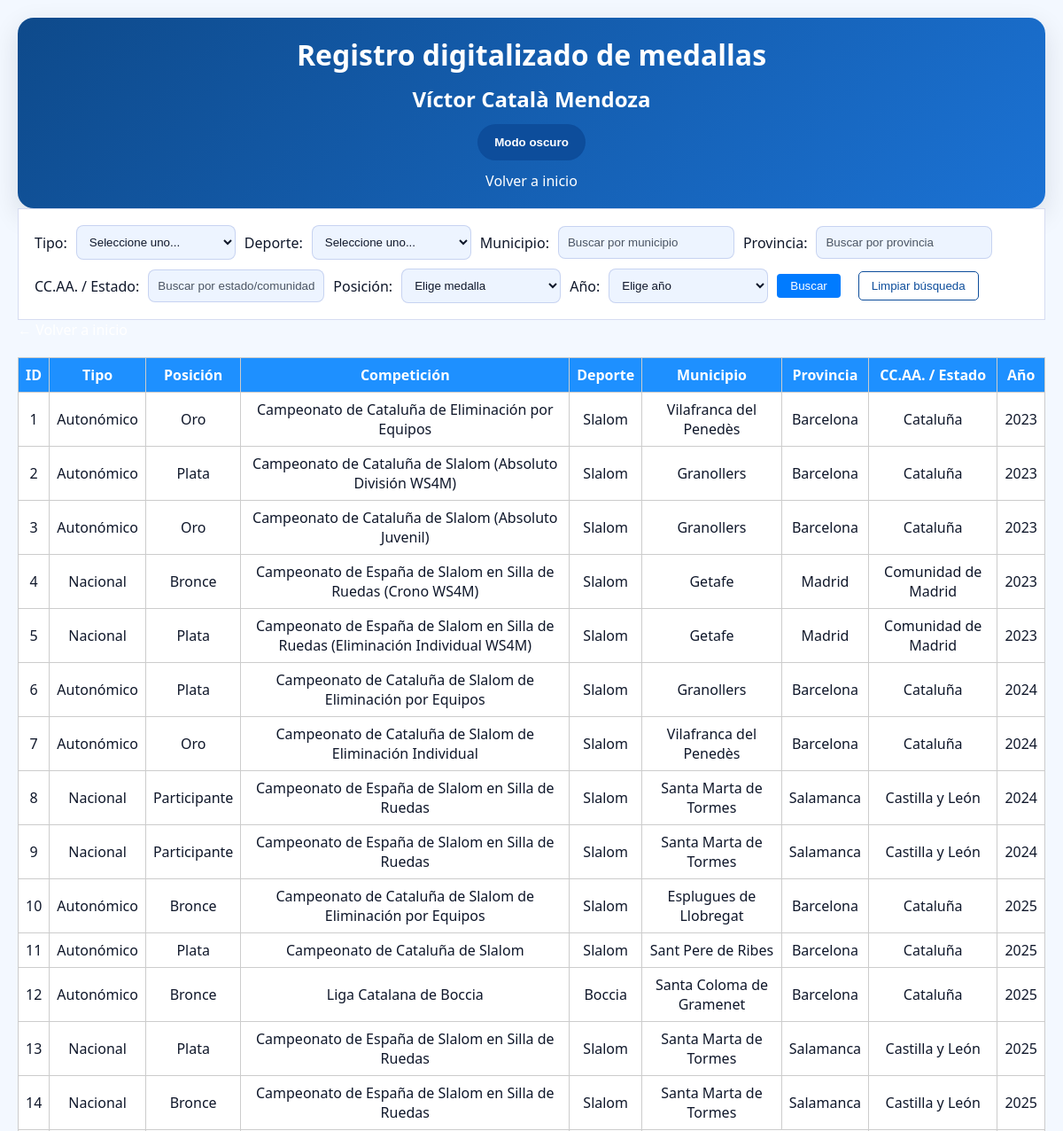
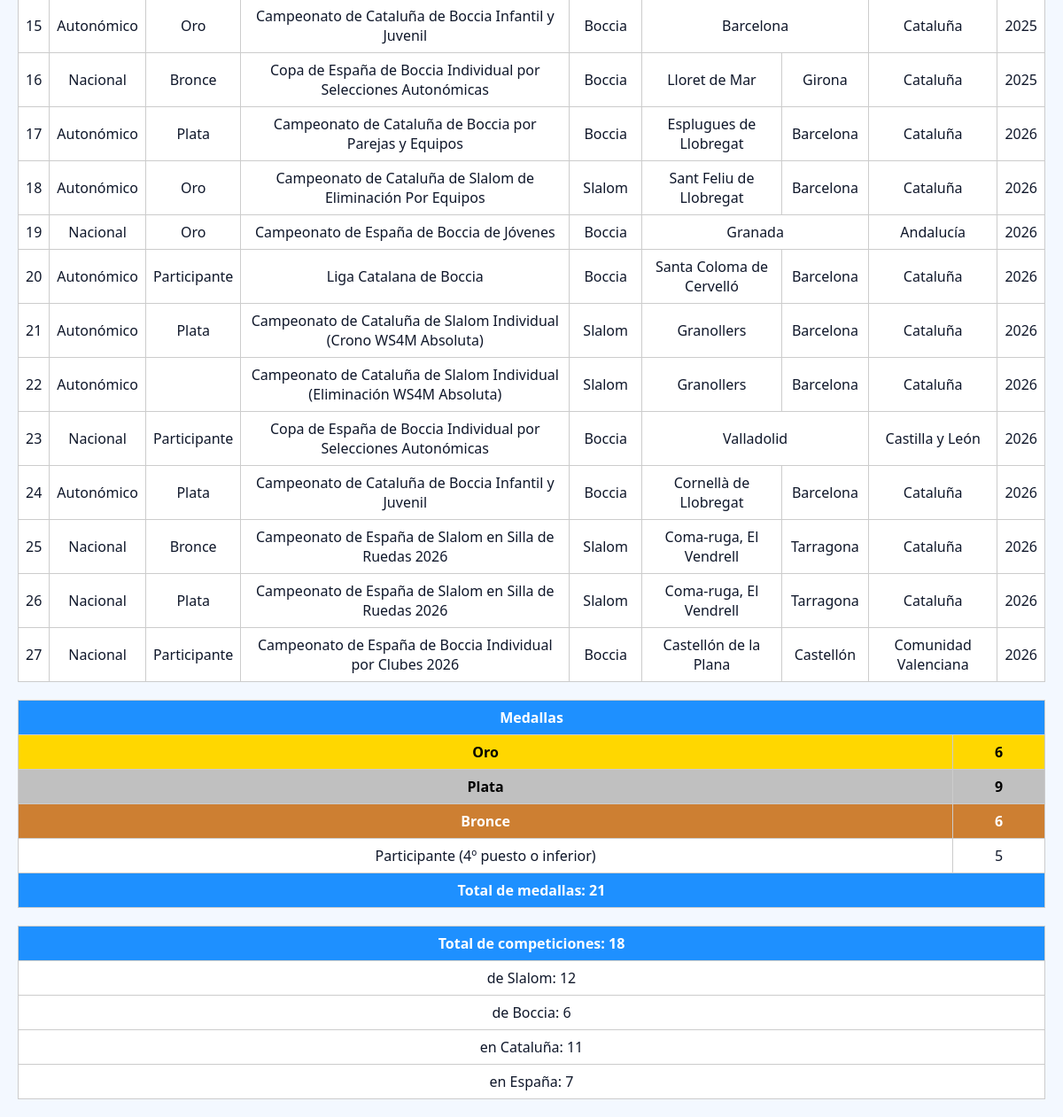
Page /medallero.php on the committed database (2 pictures, top to bottom).
### tables this page shows
CREATE TABLE medallas (
    id INT AUTO_INCREMENT PRIMARY KEY,
    tipo ENUM('Autonómico', 'Nacional', 'Internacional'),
    competicion VARCHAR(255),
    deporte VARCHAR(100),
    posicion ENUM('Oro', 'Plata', 'Bronce', 'Participante'),
    division VARCHAR(100) NULL,
    lugar VARCHAR(100),
    provincia VARCHAR(100),
    comunidad VARCHAR(100),
    pais VARCHAR(100),
    year YEAR
);

### funciones.php (called while the page is built, shortened)
<?php
function iconoMedalla($posicion)
{
    switch ($posicion) {
        default:
            return ucfirst($posicion);
    }
}
?>

### medallero.php (the view, shortened to what this page needs)
<?php include 'conexion.php';
include 'funciones.php'; ?>
<!DOCTYPE html>
<html>
<head>
    <link rel="stylesheet" href="css/index.css">
</head>
<body>
    <header>
        <h1>Registro digitalizado de medallas</h1>
        <h2>Víctor Català Mendoza</h2>
        <button id="theme-toggle" type="button">Modo oscuro</button>
        <a href="index.php">Volver a inicio</a>
    </header>
    <form method="GET">
        Tipo:
        <select name="tipo">
            <option value="">Seleccione uno...</option>
        </select>
        Deporte:
        <select name="deporte">
            <option value="">Seleccione uno...</option>
        </select>
        Municipio:
        <input type="text" name="lugar" id="municipio" placeholder="Buscar por municipio">
        Provincia:
        <input type="text" name="provincia" id="provincia" placeholder="Buscar por provincia">
        CC.AA. / Estado:
        <input type="text" name="comunidad" id="comunidad" placeholder="Buscar por estado/comunidad autónoma">
        Posición:
        <select name="posicion">
            <option value="">Elige medalla</option>
        </select>
        Año:
        <select name="year">
            <option value="">Elige año</option>
        </select>
        <input type="submit" value="Buscar">
        <button type="button" id="limpiar-filtros">Limpiar búsqueda</button>
    </form>
    <a href="index.php">&larr; Volver a inicio</a>
    <?php
    $where = " WHERE 1=1";
    $whereCompeticionesSlalom = " WHERE 1=1";
    $whereCompeticionesBoccia = " WHERE deporte = 'Boccia'";
    $sql = "SELECT * FROM medallas" . $where;
    $sqlResumen = "SELECT
        SUM(posicion = 'oro') AS oro,
        SUM(posicion = 'plata') AS plata,
        SUM(posicion = 'bronce') AS bronce,
        SUM(posicion IN ('participante')) AS total_participantes,
        SUM(posicion IN ('oro', 'plata', 'bronce')) AS total_medallas,
        (SELECT COUNT(DISTINCT competicion) FROM competiciones_slalom" . $whereCompeticionesSlalom . ") AS total_slalom,
        (SELECT COUNT(DISTINCT competicion) FROM medallas" . $whereCompeticionesBoccia . ") AS total_boccia,
        (SELECT COUNT(DISTINCT competicion) FROM competiciones_slalom" . $whereCompeticionesSlalom . " AND tipo = 'autonomico') AS total_catalunya_slalom,
        (SELECT COUNT(DISTINCT competicion) FROM medallas" . $whereCompeticionesBoccia . " AND tipo = 'autonomico') AS total_catalunya_boccia,
        (SELECT COUNT(DISTINCT competicion) FROM competiciones_slalom" . $whereCompeticionesSlalom . " AND tipo = 'nacional') AS total_espanna_slalom,
        (SELECT COUNT(DISTINCT competicion) FROM medallas" . $whereCompeticionesBoccia . " AND tipo = 'nacional') AS total_espanna_boccia,
        COUNT(*) AS total_registros
    FROM medallas" . $where . " AND posicion IN ('oro', 'plata', 'bronce', 'participante')";
    $resultado = $conexion->query($sql);
    if ($resultado->num_rows > 0): ?>
        <table>
            <tr>
                <th>ID</th>
                <th>Tipo</th>
                <th>Posición</th>
                <th>Competición</th>
                <th>Deporte</th>
                <th>Municipio</th>
                <th>Provincia</th>
                <th>CC.AA. / Estado</th>
                <th>Año</th>
            </tr>
            <?php while ($fila = $resultado->fetch_assoc()): ?>
                <tr>
                    <td><?php echo $fila['id']; ?></td>
                    <td><?php echo $fila['tipo']; ?></td>
                    <td class="<?php echo $fila['posicion']; ?>">
                        <?php echo iconoMedalla($fila['posicion']); ?>
                    </td>
                    <td><?php echo $fila['competicion']; ?></td>
                    <td><?php echo $fila['deporte']; ?></td>
                    <?php
                    if ($fila['lugar'] == $fila['provincia']) {
                        echo '<td colspan="2">' . $fila['lugar'] . '</td>';
                        echo '<td>' . $fila['comunidad'] . '</td>';
                    } elseif ($fila['provincia'] == $fila['comunidad']) {
                        echo '<td colspan="2">' . $fila['provincia'] . '</td>';
                    } else {
                        echo '<td>' . $fila['lugar'] . '</td>';
                        echo '<td>' . $fila['provincia'] . '</td>';
                        echo '<td>' . $fila['comunidad'] . '</td>';
                    }
                    ?>
                    <td><?php echo $fila['year']; ?></td>
                </tr>
            <?php endwhile; ?>
        </table>
    <?php else: ?>
        <p>No se han encontrado resultados</p>
    <?php endif; ?>
    <?php
    $resultado2 = $conexion->query($sqlResumen);
    $resumen = $resultado2 ? $resultado2->fetch_assoc() : null;
    if ($resumen):
        $total_competiciones_slalom = (int) $resumen['total_slalom'];
        $total_competiciones_boccia = (int) $resumen['total_boccia'];
        $total_competiciones_deportes = $total_competiciones_slalom + $total_competiciones_boccia;
        ?>
        <table>
            <tr>
                <th colspan="2">Medallas</th>
            </tr>
            <tr>
                <th class=oro>Oro</th>
                <td class=oro><?php echo (int) $resumen['oro']; ?></td>
            </tr>
            <tr>
                <th class=plata>Plata</th>
                <td class=plata><?php echo (int) $resumen['plata']; ?></td>
            </tr>
            <tr>
                <th class=bronce>Bronce</th>
                <td class=bronce><?php echo (int) $resumen['bronce']; ?></td>
            </tr>
            <tr>
                <td>Participante (4º puesto o inferior)</td>
                <td><?php echo (int) $resumen['total_participantes']; ?></td>
            </tr>
            <tr>
                <th colspan="2">Total de medallas: <?php echo (int) $resumen['total_medallas']; ?></th>
            </tr>
        </table>
        <table>
            <tr>
                <th>Total de competiciones: <?php echo $total_competiciones_deportes; ?></th>
            </tr>
            <tr>
                <td>de Slalom: <?php echo $total_competiciones_slalom; ?></td>
            </tr>
            <tr>
                <td>de Boccia: <?php echo $total_competiciones_boccia; ?></td>
            </tr>
            <tr>
                <td>en Cataluña: <?php echo ((int) $resumen['total_catalunya_slalom'] + (int) $resumen['total_catalunya_boccia']); ?></td>
            </tr>
            <tr>
                <td>en España: <?php echo ((int) $resumen['total_espanna_slalom'] + (int) $resumen['total_espanna_boccia']); ?></td>
            </tr>
        </table>
    <?php else: ?>
        <p>No se han encontrado resultados</p>
    <?php endif; ?>
</body>
</html>

### css/index.css (style rules this page uses)
:root { --bg: #f3f8ff; --surface: #ffffff; --surface-soft: #edf4ff; --text: #0f172a; --muted: #4b5563; --border: rgba(30, 64, 175, 0.18); --accent: #0d4d9b; --accent-soft: #d6e6ff; --header-bg: #0e4a8b; --header-text: #ffffff; --table-header: #1e63c2; --table-row: #eff5ff; --table-alt: #dbe9ff; --button-bg: #0d4d9b; --button-text: #ffffff; --button-border: rgba(13, 77, 155, 0.34); }
* { box-sizing: border-box; padding: 0; margin: 0; }
html, body { min-height: 100%; }
body { font-family: 'Segoe UI', Tahoma, Geneva, Verdana, sans-serif; background-color: var(--bg); color: var(--text); margin: 20px; }
a { color: #ffffff; text-decoration: none; }
header { display: flex; flex-direction: column; align-items: center; justify-content: center; gap: 12px; text-align: center; padding: 20px; border-radius: 18px; background: linear-gradient(135deg, var(--header-bg), #1b72d4); color: var(--header-text); box-shadow: 0 10px 30px rgba(15, 23, 42, 0.12); }
header > * { margin: 0; }
#theme-toggle { padding: 12px 18px; background-color: var(--button-bg); color: var(--button-text); border: 1px solid var(--button-border); border-radius: 999px; cursor: pointer; font-weight: 600; transition: transform 0.2s ease, background-color 0.25s ease; }
form { background: var(--surface); padding: 18px; border: 1px solid var(--border); display: flex; flex-direction: row; flex-wrap: wrap; gap: 10px; align-items: center; }
form label, form > * { display: inline-flex; align-items: center; }
input[type="text"], input[type="date"], select, textarea { padding: 10px; border: 1px solid var(--border); border-radius: 8px; background-color: var(--surface-soft); color: var(--text); min-width: 180px; }
input[type="text"]::placeholder, input[type="date"]::placeholder, textarea::placeholder { color: var(--muted); }
input[type="submit"] { padding: 6px 15px; background-color: #007BFF; color: white; border: none; border-radius: 4px; cursor: pointer; }
#limpiar-filtros { background-color: transparent; color: var(--accent); border: 1px solid var(--accent); padding: 8px 14px; border-radius: 5px; cursor: pointer; margin-left: 10px; transition: background-color 0.3s ease, color 0.3s ease; }
table { width: 100%; border-collapse: collapse; margin-top: 20px; background: var(--surface); }
th, td { border: 1px solid #ccc; padding: 8px; text-align: center; }
th { background-color: dodgerblue; color: white; text-align: center; }
td.oro, th.oro { background-color: gold; color: black; font-weight: bold; }
td.plata, th.plata { background-color: silver; color: black; font-weight: bold; }
td.bronce, th.bronce { background-color: #cd7f32; color: white; font-weight: bold; }

### rows in the picture
medallas: id "1", tipo "Autonómico", posicion "Oro", competicion "Campeonato de Cataluña de Eliminación por Equipos", deporte "Slalom", lugar "Vilafranca del Penedès", provincia "Barcelona", comunidad "Cataluña", year "2023"
medallas: id "2", tipo "Autonómico", posicion "Plata", competicion "Campeonato de Cataluña de Slalom (Absoluto División WS4M)", deporte "Slalom", lugar "Granollers", provincia "Barcelona", comunidad "Cataluña", year "2023"
medallas: id "3", tipo "Autonómico", posicion "Oro", competicion "Campeonato de Cataluña de Slalom (Absoluto Juvenil)", deporte "Slalom", lugar "Granollers", provincia "Barcelona", comunidad "Cataluña", year "2023"
medallas: id "4", tipo "Nacional", posicion "Bronce", competicion "Campeonato de España de Slalom en Silla de Ruedas (Crono WS4M)", deporte "Slalom", lugar "Getafe", provincia "Madrid", comunidad "Comunidad de Madrid", year "2023"
medallas: id "5", tipo "Nacional", posicion "Plata", competicion "Campeonato de España de Slalom en Silla de Ruedas (Eliminación Individual WS4M)", deporte "Slalom", lugar "Getafe", provincia "Madrid", comunidad "Comunidad de Madrid", year "2023"
medallas: id "6", tipo "Autonómico", posicion "Plata", competicion "Campeonato de Cataluña de Slalom de Eliminación por Equipos", deporte "Slalom", lugar "Granollers", provincia "Barcelona", comunidad "Cataluña", year "2024"
medallas: id "7", tipo "Autonómico", posicion "Oro", competicion "Campeonato de Cataluña de Slalom de Eliminación Individual", deporte "Slalom", lugar "Vilafranca del Penedès", provincia "Barcelona", comunidad "Cataluña", year "2024"
medallas: id "8", tipo "Nacional", posicion "Participante", competicion "Campeonato de España de Slalom en Silla de Ruedas", deporte "Slalom", lugar "Santa Marta de Tormes", provincia "Salamanca", comunidad "Castilla y León", year "2024"
medallas: id "9", tipo "Nacional", posicion "Participante", competicion "Campeonato de España de Slalom en Silla de Ruedas", deporte "Slalom", lugar "Santa Marta de Tormes", provincia "Salamanca", comunidad "Castilla y León", year "2024"
medallas: id "10", tipo "Autonómico", posicion "Bronce", competicion "Campeonato de Cataluña de Slalom de Eliminación por Equipos", deporte "Slalom", lugar "Esplugues de Llobregat", provincia "Barcelona", comunidad "Cataluña", year "2025"
medallas: id "11", tipo "Autonómico", posicion "Plata", competicion "Campeonato de Cataluña de Slalom", deporte "Slalom", lugar "Sant Pere de Ribes", provincia "Barcelona", comunidad "Cataluña", year "2025"
medallas: id "12", tipo "Autonómico", posicion "Bronce", competicion "Liga Catalana de Boccia", deporte "Boccia", lugar "Santa Coloma de Gramenet", provincia "Barcelona", comunidad "Cataluña", year "2025"
medallas: id "13", tipo "Nacional", posicion "Plata", competicion "Campeonato de España de Slalom en Silla de Ruedas", deporte "Slalom", lugar "Santa Marta de Tormes", provincia "Salamanca", comunidad "Castilla y León", year "2025"
medallas: id "14", tipo "Nacional", posicion "Bronce", competicion "Campeonato de España de Slalom en Silla de Ruedas", deporte "Slalom", lugar "Santa Marta de Tormes", provincia "Salamanca", comunidad "Castilla y León", year "2025"
medallas: id "15", tipo "Autonómico", posicion "Oro", competicion "Campeonato de Cataluña de Boccia Infantil y Juvenil", deporte "Boccia", lugar "Barcelona", comunidad "Cataluña", year "2025"
medallas: id "16", tipo "Nacional", posicion "Bronce", competicion "Copa de España de Boccia Individual por Selecciones Autonómicas", deporte "Boccia", lugar "Lloret de Mar", provincia "Girona", comunidad "Cataluña", year "2025"
medallas: id "17", tipo "Autonómico", posicion "Plata", competicion "Campeonato de Cataluña de Boccia por Parejas y Equipos", deporte "Boccia", lugar "Esplugues de Llobregat", provincia "Barcelona", comunidad "Cataluña", year "2026"
medallas: id "18", tipo "Autonómico", posicion "Oro", competicion "Campeonato de Cataluña de Slalom de Eliminación Por Equipos", deporte "Slalom", lugar "Sant Feliu de Llobregat", provincia "Barcelona", comunidad "Cataluña", year "2026"
medallas: id "19", tipo "Nacional", posicion "Oro", competicion "Campeonato de España de Boccia de Jóvenes", deporte "Boccia", lugar "Granada", comunidad "Andalucía", year "2026"
medallas: id "20", tipo "Autonómico", posicion "Participante", competicion "Liga Catalana de Boccia", deporte "Boccia", lugar "Santa Coloma de Cervelló", provincia "Barcelona", comunidad "Cataluña", year "2026"
medallas: id "21", tipo "Autonómico", posicion "Plata", competicion "Campeonato de Cataluña de Slalom Individual (Crono WS4M Absoluta)", deporte "Slalom", lugar "Granollers", provincia "Barcelona", comunidad "Cataluña", year "2026"
medallas: id "22", tipo "Autonómico", competicion "Campeonato de Cataluña de Slalom Individual (Eliminación WS4M Absoluta)", deporte "Slalom", lugar "Granollers", provincia "Barcelona", comunidad "Cataluña", year "2026"
medallas: id "23", tipo "Nacional", posicion "Participante", competicion "Copa de España de Boccia Individual por Selecciones Autonómicas", deporte "Boccia", lugar "Valladolid", comunidad "Castilla y León", year "2026"
medallas: id "24", tipo "Autonómico", posicion "Plata", competicion "Campeonato de Cataluña de Boccia Infantil y Juvenil", deporte "Boccia", lugar "Cornellà de Llobregat", provincia "Barcelona", comunidad "Cataluña", year "2026"
medallas: id "25", tipo "Nacional", posicion "Bronce", competicion "Campeonato de España de Slalom en Silla de Ruedas 2026", deporte "Slalom", lugar "Coma-ruga, El Vendrell", provincia "Tarragona", comunidad "Cataluña", year "2026"
medallas: id "26", tipo "Nacional", posicion "Plata", competicion "Campeonato de España de Slalom en Silla de Ruedas 2026", deporte "Slalom", lugar "Coma-ruga, El Vendrell", provincia "Tarragona", comunidad "Cataluña", year "2026"
medallas: id "27", tipo "Nacional", posicion "Participante", competicion "Campeonato de España de Boccia Individual por Clubes 2026", deporte "Boccia", lugar "Castellón de la Plana", provincia "Castellón", comunidad "Comunidad Valenciana", year "2026"

### other values in the picture
$resumen['oro'] "6"
$resumen['plata'] "9"
$resumen['bronce'] "6"
$resumen['total_participantes'] "5"
$resumen['total_medallas'] "21"
$total_competiciones_deportes "18"
$total_competiciones_slalom "12"
$total_competiciones_boccia "6"
